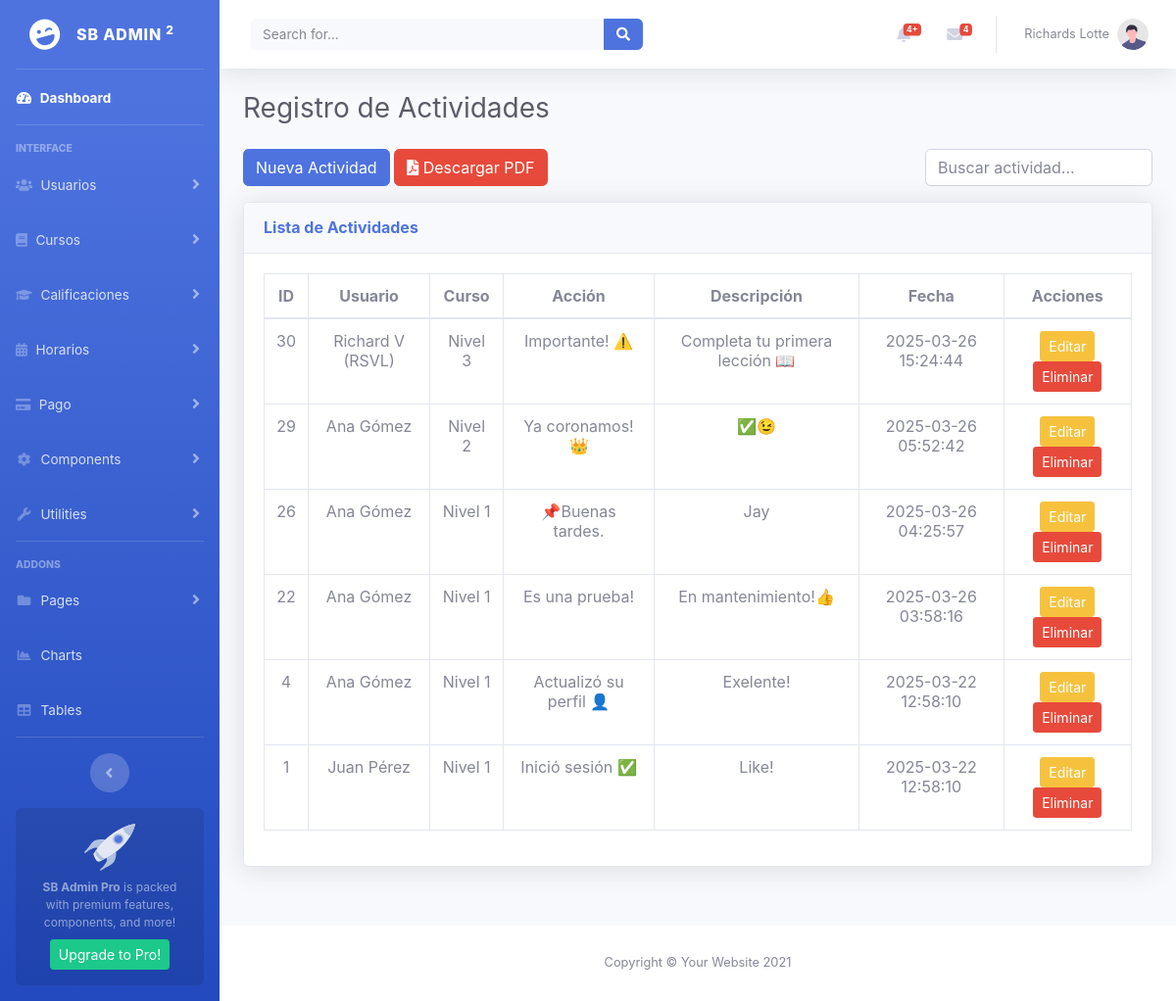
/RegistroActividades.php, run on the app's committed database.
### tables this page shows
CREATE TABLE `registro_actividades` (
  `id` int(11) NOT NULL,
  `usuario_id` int(11) NOT NULL,
  `accion` text NOT NULL,
  `fecha_hora` timestamp NOT NULL DEFAULT current_timestamp(),
  `ip_origen` varchar(45) DEFAULT NULL,
  `modulo_afectado` varchar(100) NOT NULL,
  `curso_id` int(11) NOT NULL,
  `descripcion` text NOT NULL DEFAULT 'No especificada'
);

CREATE TABLE `usuarios` (
  `id` int(11) NOT NULL,
  `nombre` varchar(255) NOT NULL,
  `email` varchar(255) NOT NULL,
  `password` varchar(255) NOT NULL,
  `rol` enum('admin','profesor','estudiante') DEFAULT 'estudiante',
  `fecha_registro` timestamp NOT NULL DEFAULT current_timestamp()
);

CREATE TABLE `cursos` (
  `id` int(11) NOT NULL,
  `nombre` varchar(255) NOT NULL,
  `descripcion` text DEFAULT NULL,
  `fecha_inicio` date DEFAULT NULL,
  `fecha_fin` date DEFAULT NULL,
  `estado` enum('activo','inactivo') DEFAULT 'activo',
  `creado_en` timestamp NOT NULL DEFAULT current_timestamp()
);

### php/Curso_RegistroActividades_Crud.php (called while the page is built, shortened)
<?php
require_once "config.php";
function listarActividades($busqueda = "") {
    global $pdo;
    $query = "SELECT ra.id, u.nombre AS usuario_nombre, c.nombre AS curso_nombre,
                     ra.accion, ra.descripcion, ra.fecha_hora
              FROM registro_actividades ra
              INNER JOIN usuarios u ON ra.usuario_id = u.id
              INNER JOIN cursos c ON ra.curso_id = c.id";
    $query .= " ORDER BY ra.fecha_hora DESC, ra.id DESC";
    $stmt = $pdo->prepare($query);
    $stmt->execute();
    return $stmt->fetchAll(PDO::FETCH_ASSOC);
}
?>

### RegistroActividades.php (the view, shortened to what this page needs)
<?php
require_once "vistas/parte_superior.php";
require_once "php/Curso_RegistroActividades_Crud.php";
$actividades = listarActividades();
?>
<!DOCTYPE html>
<html lang="es">
<head>
    <link href="vendor/fontawesome-free/css/all.min.css" rel="stylesheet" type="text/css">
    <link href="css/sb-admin-2.min.css" rel="stylesheet">
</head>
<div class="container-fluid">
    <h1 class="h3 mb-4 text-gray-800">Registro de Actividades</h1>
    <div class="d-flex justify-content-between align-items-center mb-3">
        <div>
            <button id="btnCrear" class="btn btn-primary">Nueva Actividad</button>
            <a href="generar_pdf.php" class="btn btn-danger" target="_blank">
                <i class="fas fa-file-pdf"></i> Descargar PDF
            </a>
        </div>
        <input type="text" id="busqueda" class="form-control w-25" placeholder="Buscar actividad...">
    </div>
    <div class="card shadow mb-4">
        <div class="card-header py-3">
            <h6 class="m-0 font-weight-bold text-primary">Lista de Actividades</h6>
        </div>
        <div class="card-body">
            <table class="table table-bordered text-center">
                <thead>
                    <tr>
                        <th>ID</th>
                        <th>Usuario</th>
                        <th>Curso</th>
                        <th>Acción</th>
                        <th>Descripción</th>
                        <th>Fecha</th>
                        <th>Acciones</th>
                    </tr>
                </thead>
                <tbody id="actividadesTable">
                    <?php foreach ($actividades as $actividad): ?>
                        <tr class="actividad-item" id="fila_<?php echo $actividad['id']; ?>">
                            <td><?php echo $actividad['id']; ?></td>
                            <td><?php echo isset($actividad['usuario_nombre']) ? $actividad['usuario_nombre'] : 'Desconocido'; ?></td>
                            <td><?php echo isset($actividad['curso_nombre']) ? $actividad['curso_nombre'] : 'Desconocido'; ?></td>
                            <td><?php echo $actividad['accion']; ?></td>
                            <td><?php echo $actividad['descripcion']; ?></td>
                            <td><?php echo isset($actividad['fecha_hora']) ? $actividad['fecha_hora'] : 'Sin fecha'; ?></td>
                            <td>
                                <button class="btn btn-warning btn-sm editar-btn" data-id="<?php echo $actividad['id']; ?>" data-accion="<?php echo htmlspecialchars($actividad['accion'], ENT_QUOTES, 'UTF-8'); ?>">Editar</button>
                                <button class="btn btn-danger btn-sm eliminar-btn" data-id="<?php echo $actividad['id']; ?>">Eliminar</button>
                            </td>
                        </tr>
                    <?php endforeach; ?>
                </tbody>
            </table>
        </div>
    </div>
</div>
<?php require_once "vistas/parte_inferior.php"; ?>

### data on the page
registro_actividades: id "30", usuario.nombre "Richard V (RSVL)", curso.nombre "Nivel 3", accion "Importante! ⚠️", descripcion "Completa tu primera lección 📖", fecha_hora "2025-03-26 15:24:44"
registro_actividades: id "29", usuario.nombre "Ana Gómez", curso.nombre "Nivel 2", accion "Ya coronamos! 👑", descripcion "✅😉", fecha_hora "2025-03-26 05:52:42"
registro_actividades: id "26", usuario.nombre "Ana Gómez", curso.nombre "Nivel 1", accion "📌Buenas tardes.", descripcion "Jay", fecha_hora "2025-03-26 04:25:57"
registro_actividades: id "22", usuario.nombre "Ana Gómez", curso.nombre "Nivel 1", accion "Es una prueba!", descripcion "En mantenimiento!👍", fecha_hora "2025-03-26 03:58:16"
registro_actividades: id "4", usuario.nombre "Ana Gómez", curso.nombre "Nivel 1", accion "Actualizó su perfil 👤", descripcion "Exelente!", fecha_hora "2025-03-22 12:58:10"
registro_actividades: id "1", usuario.nombre "Juan Pérez", curso.nombre "Nivel 1", accion "Inició sesión ✅", descripcion "Like!", fecha_hora "2025-03-22 12:58:10"
